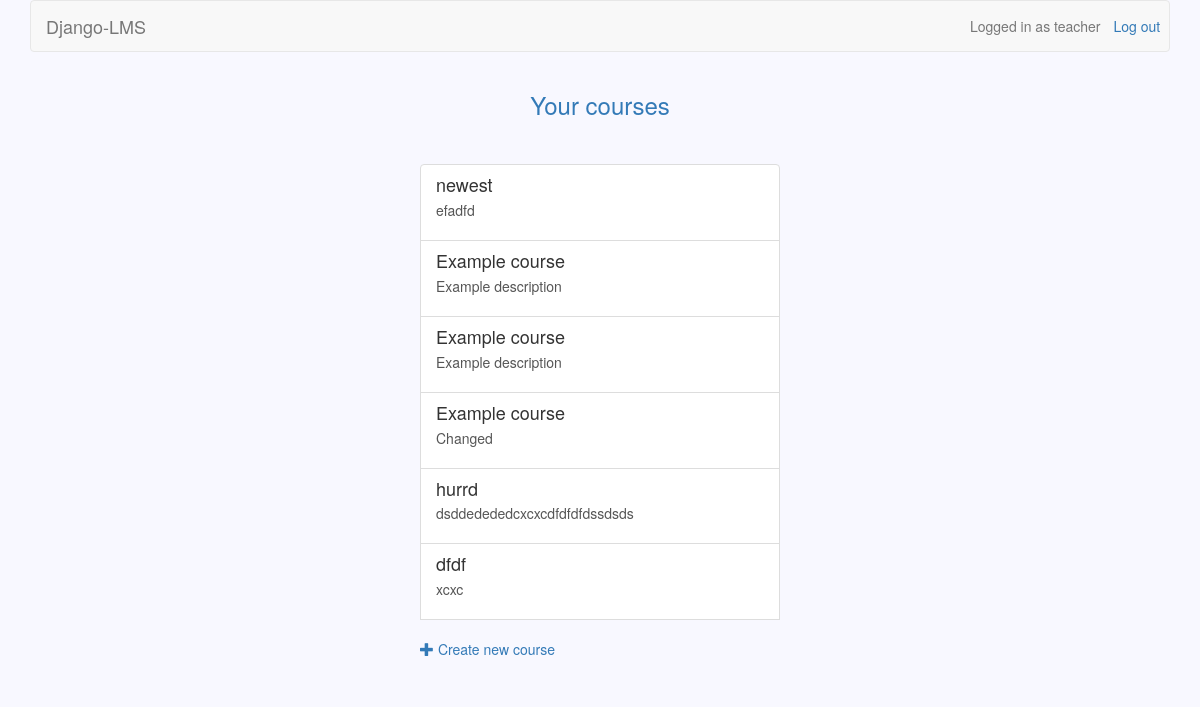
Before: /courses/ (signed in) with the older database file.
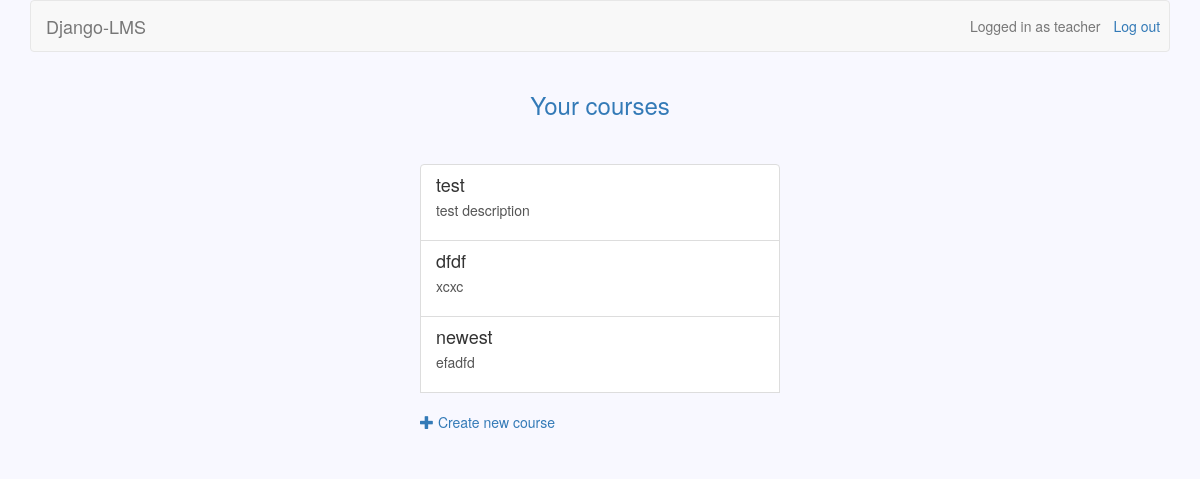
After: the same page with the newer database file.
### users/models.py (models this page shows, shortened)
class User(AbstractBaseUser):
	username = models.CharField(max_length=30, unique=True)
	email = models.EmailField(max_length=30, unique=True)
	is_teacher = models.BooleanField(default=False)
	date_joined = models.DateTimeField(default=timezone.now)
	is_active = models.BooleanField(default=True)
	USERNAME_FIELD = 'username'
	objects = UserManager()

### courses/models.py (models this page shows)
class Course(models.Model):
	owner = models.CharField(max_length=30)
	name = models.CharField(max_length=30)
	description = models.TextField(blank=True)
	updated = models.DateTimeField(auto_now=True)
	participants = models.ManyToManyField(settings.AUTH_USER_MODEL, blank=True, through='Participation')

### courses/views.py (the view)
@user_passes_test(teacher_check)
def teacher_page(request):
	courses = Course.objects.filter(owner=request.user).order_by('-updated')
	return render(request, 'teacher_page.html', {'courses': courses})

### courses/views.py (called while the page is built)
def teacher_check(user):
    return user.is_teacher

### courses/templates/teacher_page.html
{% extends 'base.html' %}
{% block header_text %}
	{% if messages %}
	    {% for message in messages %}
	    	{{ message }}
	    {% endfor %}
	{% else %}
		Your courses
	{% endif %}
{% endblock %}
{% block dashboard %}
	{% for course in courses %}
		<a class="list-group-item" href="{% url 'edit_course' course.id %}">
			<h4 class="list-group-item-heading">{{ course.name }}</h4>
			<p class="list-group-item-description">{{ course.description }}</p>
		</a>
	{% endfor %}
	<br>
	<a href="{% url 'create_course' %}">
		<span class="glyphicon glyphicon-plus"></span>
		Create new course
	</a>
{% endblock %}

### django-lms/templates/base.html (shortened to what this page needs)
{% load staticfiles %}
<!DOCTYPE html>
<html>
    <head>
        <link href="/static/bootstrap/css/bootstrap.min.css" rel="stylesheet">
        <link href="/static/base.css" rel="stylesheet">
	</head>
    <body>
        <div class="container">
            <nav class="navbar navbar-default" role="navigation">
                {% if user.is_active %}
                    {% if user.is_teacher %}
                        <a class="navbar-brand" href="{% url 'teacher_page' %}">Django-LMS</a>
                    {% else %}
                        <a class="navbar-brand" href="{% url 'student_page' %}">Django-LMS</a>
                    {% endif %}
                    <a class="btn navbar-btn navbar-right" id="id_logout" href="{% url 'logout' %}">Log out</a>
                    <span class="navbar-text navbar-right">Logged in as {{ user.username }}</span>
                {% else %}
                    <a class="navbar-brand" href="/">Django-LMS</a>
                    <a class="btn navbar-btn navbar-right" id="id_login" href="{% url 'login' %}">Log in</a>
                    <a class="btn navbar-btn navbar-right" id="id_signup" href="{% url 'signup' %}">Sign up</a>
                {% endif %}
            </nav>
            <div class="row">
                <h3 class="text-primary text-center">{% block header_text %}{% endblock %}</h3>
                <br>
                <form class="form-horizontal col-md-6 col-md-offset-5" action="{% block form_action %}{% endblock %}"
                    method="POST">
                    <div class="form-group col-xs-4">
                    </div>
                </form>
                <div class="col-md-4 col-md-offset-4" >
                    <div class="list-group">
                        {% block dashboard %}{% endblock %}
                    </div>
                </div>
            </div>
        </div>
    </body>
</html>

### django-lms/static/base.css (style rules this page uses)
body { background-color: #F8F8FF; }
#id_login, #id_logout { padding-right: 2%; }
.list-group-item-description { overflow: hidden; text-overflow: ellipsis; }

Changed rows visible on the page:
removed Course: name "Example course", description "Example description"
removed Course: name "Example course", description "Example description"
removed Course: name "Example course", description "Changed"
removed Course: name "hurrd", description "dsddedededcxcxcdfdfdfdssdsds"
added Course: name "test", description "test description"
changed Course "dfdf": moves up the list
